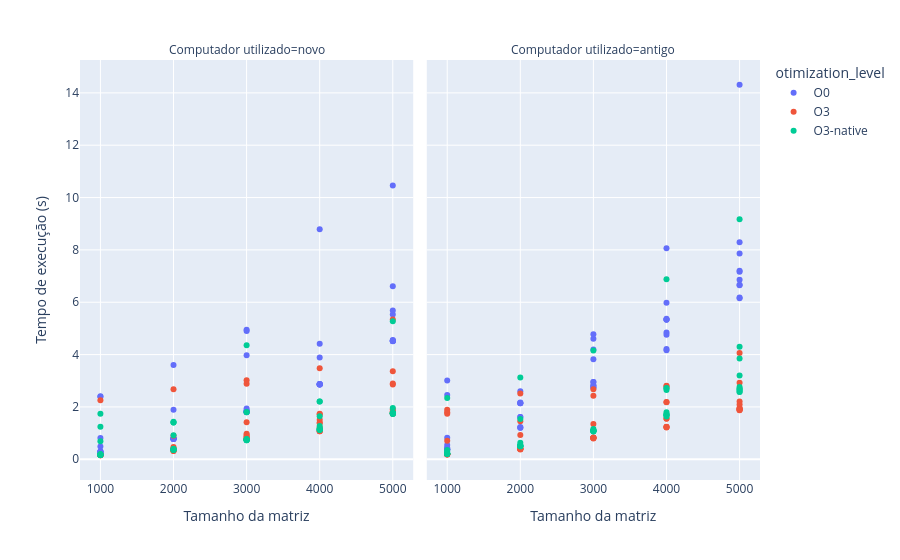
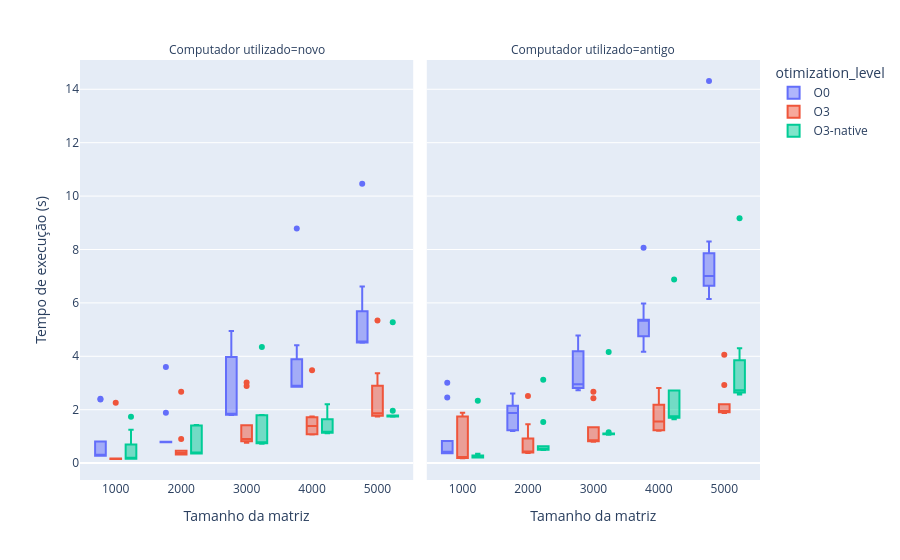

Notebook code cell kept with these figures, in order:
### Code cell
plot_time_to_size= px.scatter(complete_metrics, x="matrix_size", y="time_elapsed",
                              facet_col="used_computer", color="otimization_level", 
                              hover_data=["IPC", "CPI", "branch-miss-rate", "cache-miss-rate"],
                              labels={
                                    "matrix_size": "Tamanho da matriz",
                                    "time_elapsed": "Tempo de execução (s)",
                                    "used_computer": "Computador utilizado",
                                    "optimization_level": "Nível de otimização",
                                    "branch-miss-rate": "Taxa de Erros de Predição",
                                    "cache-miss-rate": "Taxa de Erros de Acesso a cache"

                                 }
                            )
plot_time_to_size.update_layout(xaxis={"type": "category"})
plot_time_to_size.show()
plot_time_to_size.write_html("graficos/scatter_time_to_matrix_size.html")
plot_time_to_size.write_image("graficos/images/scatter_time_to_matrix_size.png")

boxplot_time_to_size = px.box(complete_metrics, x="matrix_size", y="time_elapsed",
                              facet_col="used_computer", color="otimization_level", 
                              hover_data=["IPC", "CPI", "branch-miss-rate", "cache-miss-rate"],
                              labels={
                                    "matrix_size": "Tamanho da matriz",
                                    "time_elapsed": "Tempo de execução (s)",
                                    "used_computer": "Computador utilizado",
                                    "optimization_level": "Nível de otimização",
                                    "branch-miss-rate": "Taxa de Erros de Predição",
                                    "cache-miss-rate": "Taxa de Erros de Acesso a cache"
                                 }
                            )
boxplot_time_to_size.update_layout(xaxis={"type": "category"})
boxplot_time_to_size.show()
boxplot_time_to_size.write_html("graficos/box_time_to_matrix_size.html")
boxplot_time_to_size.write_image("graficos/images/box_time_to_matrix_size.png")

### Figure 1 — Plotly figure (JSON) as saved in the notebook; plotly's stock layout.template omitted (floating-point values rounded to 4 significant figures; data arrays with more than 128 entries replaced by an {"elided": "..."} marker saying what was removed)
{"data": [{"customdata": {"elided": "50x4 float values"}, "hovertemplate": "otimization_level=O0<br>Computador utilizado=novo<br>Tamanho da matriz=%{x}<br>Tempo de execução (s)=%{y}<br>IPC=%{customdata[0]}<br>CPI=%{customdata[1]}<br>Taxa de Erros de Predição=%{customdata[2]}<br>Taxa de Erros de Acesso a cache=%{customdata[3]}<extra></extra>", "legendgroup": "O0", "marker": {"color": "#636efa", "symbol": "circle"}, "mode": "markers", "name": "O0", "orientation": "v", "showlegend": true, "type": "scatter", "x": [1000, 1000, 1000, 1000, 1000, 1000, 1000, 1000, 1000, 1000, 2000, 2000, 2000, 2000, 2000, 2000, 2000, 2000, 2000, 2000, 3000, 3000, 3000, 3000, 3000, 3000, 3000, 3000, 3000, 3000, 4000, 4000, 4000, 4000, 4000, 4000, 4000, 4000, 4000, 4000, 5000, 5000, 5000, 5000, 5000, 5000, 5000, 5000, 5000, 5000], "xaxis": "x", "y": [0.2764, 0.2724, 0.3103, 2.385, 0.2809, 0.809, 0.486, 0.282, 0.2748, 2.41, 1.888, 0.7896, 0.7776, 0.7935, 0.7769, 0.7772, 3.603, 0.7887, 0.7834, 0.7976, 3.973, 4.899, 1.797, 1.844, 1.809, 1.842, 4.947, 1.938, 1.851, 1.805, 8.785, 2.879, 2.866, 2.857, 2.875, 4.416, 2.868, 2.859, 2.858, 3.891, 10.46, 4.516, 6.614, 4.553, 4.542, 4.505, 5.531, 4.517, 4.514, 5.684], "yaxis": "y"}, {"customdata": {"elided": "50x4 float values"}, "hovertemplate": "otimization_level=O0<br>Computador utilizado=antigo<br>Tamanho da matriz=%{x}<br>Tempo de execução (s)=%{y}<br>IPC=%{customdata[0]}<br>CPI=%{customdata[1]}<br>Taxa de Erros de Predição=%{customdata[2]}<br>Taxa de Erros de Acesso a cache=%{customdata[3]}<extra></extra>", "legendgroup": "O0", "marker": {"color": "#636efa", "symbol": "circle"}, "mode": "markers", "name": "O0", "orientation": "v", "showlegend": false, "type": "scatter", "x": [1000, 1000, 1000, 1000, 1000, 1000, 1000, 1000, 1000, 1000, 2000, 2000, 2000, 2000, 2000, 2000, 2000, 2000, 2000, 2000, 3000, 3000, 3000, 3000, 3000, 3000, 3000, 3000, 3000, 3000, 4000, 4000, 4000, 4000, 4000, 4000, 4000, 4000, 4000, 4000, 5000, 5000, 5000, 5000, 5000, 5000, 5000, 5000, 5000, 5000], "xaxis": "x2", "y": [0.8245, 0.5473, 0.3686, 0.3645, 0.4086, 3.013, 2.457, 0.4367, 0.3766, 0.3726, 2.602, 2.142, 2.147, 1.619, 1.207, 1.208, 1.235, 2.172, 2.139, 1.615, 4.78, 2.951, 4.605, 2.953, 2.749, 2.733, 2.832, 3.821, 4.19, 2.809, 8.067, 5.341, 5.978, 4.215, 5.366, 5.327, 4.84, 5.34, 4.753, 4.168, 14.31, 7.859, 6.67, 7.164, 7.204, 6.645, 6.183, 8.297, 6.858, 6.15], "yaxis": "y2"}, {"customdata": {"elided": "50x4 float values"}, "hovertemplate": "otimization_level=O3<br>Computador utilizado=novo<br>Tamanho da matriz=%{x}<br>Tempo de execução (s)=%{y}<br>IPC=%{customdata[0]}<br>CPI=%{customdata[1]}<br>Taxa de Erros de Predição=%{customdata[2]}<br>Taxa de Erros de Acesso a cache=%{customdata[3]}<extra></extra>", "legendgroup": "O3", "marker": {"color": "#EF553B", "symbol": "circle"}, "mode": "markers", "name": "O3", "orientation": "v", "showlegend": true, "type": "scatter", "x": [1000, 1000, 1000, 1000, 1000, 1000, 1000, 1000, 1000, 1000, 2000, 2000, 2000, 2000, 2000, 2000, 2000, 2000, 2000, 2000, 3000, 3000, 3000, 3000, 3000, 3000, 3000, 3000, 3000, 3000, 4000, 4000, 4000, 4000, 4000, 4000, 4000, 4000, 4000, 4000, 5000, 5000, 5000, 5000, 5000, 5000, 5000, 5000, 5000, 5000], "xaxis": "x", "y": [0.1724, 0.1727, 0.1564, 0.1706, 0.1651, 0.1611, 0.1599, 2.258, 0.1535, 0.1547, 0.3216, 0.3217, 0.3429, 0.3196, 2.671, 0.8983, 0.4658, 0.419, 0.3611, 0.3891, 0.8321, 2.887, 0.7683, 0.7588, 0.9763, 0.8157, 0.9231, 3.019, 1.414, 0.8826, 1.506, 1.387, 1.397, 3.479, 1.744, 1.071, 1.079, 1.067, 1.21, 1.716, 1.912, 1.77, 1.747, 5.34, 2.859, 1.813, 1.823, 1.744, 3.365, 2.898], "yaxis": "y"}, {"customdata": {"elided": "50x4 float values"}, "hovertemplate": "otimization_level=O3<br>Computador utilizado=antigo<br>Tamanho da matriz=%{x}<br>Tempo de execução (s)=%{y}<br>IPC=%{customdata[0]}<br>CPI=%{customdata[1]}<br>Taxa de Erros de Predição=%{customdata[2]}<br>Taxa de Erros de Acesso a cache=%{customdata[3]}<extra></extra>", "legendgroup": "O3", "marker": {"color": "#EF553B", "symbol": "circle"}, "mode": "markers", "name": "O3", "orientation": "v", "showlegend": false, "type": "scatter", "x": [1000, 1000, 1000, 1000, 1000, 1000, 1000, 1000, 1000, 1000, 2000, 2000, 2000, 2000, 2000, 2000, 2000, 2000, 2000, 2000, 3000, 3000, 3000, 3000, 3000, 3000, 3000, 3000, 3000, 3000, 4000, 4000, 4000, 4000, 4000, 4000, 4000, 4000, 4000, 4000, 5000, 5000, 5000, 5000, 5000, 5000, 5000, 5000, 5000, 5000], "xaxis": "x2", "y": [1.793, 0.1807, 0.7052, 0.1926, 0.1886, 0.1806, 0.1885, 1.889, 1.741, 0.1966, 0.398, 0.3902, 0.3942, 2.516, 1.452, 0.378, 0.394, 0.4181, 0.406, 0.9226, 2.431, 0.8161, 0.8281, 0.7961, 0.8241, 1.345, 2.671, 0.8081, 0.82, 0.8202, 1.23, 1.549, 2.789, 2.181, 1.247, 1.234, 1.214, 1.561, 2.813, 2.185, 1.958, 1.902, 1.879, 1.876, 4.061, 1.946, 2.09, 1.91, 2.203, 2.921], "yaxis": "y2"}, {"customdata": {"elided": "50x4 float values"}, "hovertemplate": "otimization_level=O3-native<br>Computador utilizado=novo<br>Tamanho da matriz=%{x}<br>Tempo de execução (s)=%{y}<br>IPC=%{customdata[0]}<br>CPI=%{customdata[1]}<br>Taxa de Erros de Predição=%{customdata[2]}<br>Taxa de Erros de Acesso a cache=%{customdata[3]}<extra></extra>", "legendgroup": "O3-native", "marker": {"color": "#00cc96", "symbol": "circle"}, "mode": "markers", "name": "O3-native", "orientation": "v", "showlegend": true, "type": "scatter", "x": [1000, 1000, 1000, 1000, 1000, 1000, 1000, 1000, 1000, 1000, 2000, 2000, 2000, 2000, 2000, 2000, 2000, 2000, 2000, 2000, 3000, 3000, 3000, 3000, 3000, 3000, 3000, 3000, 3000, 3000, 4000, 4000, 4000, 4000, 4000, 4000, 4000, 4000, 4000, 4000, 5000, 5000, 5000, 5000, 5000, 5000, 5000, 5000, 5000, 5000], "xaxis": "x", "y": [0.692, 0.1805, 0.1693, 0.1656, 0.1686, 1.247, 1.737, 0.1663, 0.2005, 0.1664, 0.3578, 1.408, 1.407, 0.3587, 0.3886, 0.4017, 0.3776, 1.43, 0.3638, 0.9151, 0.7389, 0.7742, 0.7638, 0.7506, 4.352, 1.802, 0.7312, 0.7413, 0.7252, 1.794, 2.203, 1.116, 1.138, 1.189, 2.205, 1.645, 1.142, 1.124, 1.143, 1.268, 1.764, 1.768, 1.744, 1.756, 1.784, 5.277, 1.747, 1.956, 1.733, 1.736], "yaxis": "y"}, {"customdata": {"elided": "50x4 float values"}, "hovertemplate": "otimization_level=O3-native<br>Computador utilizado=antigo<br>Tamanho da matriz=%{x}<br>Tempo de execução (s)=%{y}<br>IPC=%{customdata[0]}<br>CPI=%{customdata[1]}<br>Taxa de Erros de Predição=%{customdata[2]}<br>Taxa de Erros de Acesso a cache=%{customdata[3]}<extra></extra>", "legendgroup": "O3-native", "marker": {"color": "#00cc96", "symbol": "circle"}, "mode": "markers", "name": "O3-native", "orientation": "v", "showlegend": false, "type": "scatter", "x": [1000, 1000, 1000, 1000, 1000, 1000, 1000, 1000, 1000, 1000, 2000, 2000, 2000, 2000, 2000, 2000, 2000, 2000, 2000, 2000, 3000, 3000, 3000, 3000, 3000, 3000, 3000, 3000, 3000, 3000, 4000, 4000, 4000, 4000, 4000, 4000, 4000, 4000, 4000, 4000, 5000, 5000, 5000, 5000, 5000, 5000, 5000, 5000, 5000, 5000], "xaxis": "x2", "y": [2.34, 0.2862, 0.3514, 0.2206, 0.2121, 0.2139, 0.2123, 0.2074, 0.2077, 0.2152, 1.54, 0.5066, 0.6285, 0.4933, 0.4956, 0.5037, 0.4957, 0.5271, 0.5465, 3.124, 4.157, 1.107, 1.16, 1.081, 1.093, 1.072, 1.091, 1.065, 1.089, 1.097, 6.874, 2.718, 2.648, 1.797, 2.722, 1.709, 1.671, 1.707, 1.638, 1.7, 9.171, 2.758, 2.57, 4.302, 3.852, 3.198, 2.646, 2.704, 2.581, 2.668], "yaxis": "y2"}], "layout": {"annotations": [{"font": {}, "showarrow": false, "text": "Computador utilizado=novo", "x": 0.245, "xanchor": "center", "xref": "paper", "y": 1, "yanchor": "bottom", "yref": "paper"}, {"font": {}, "showarrow": false, "text": "Computador utilizado=antigo", "x": 0.755, "xanchor": "center", "xref": "paper", "y": 1, "yanchor": "bottom", "yref": "paper"}], "legend": {"title": {"text": "otimization_level"}, "tracegroupgap": 0}, "margin": {"t": 60}, "xaxis": {"anchor": "y", "domain": [0, 0.49], "title": {"text": "Tamanho da matriz"}, "type": "category"}, "xaxis2": {"anchor": "y2", "domain": [0.51, 1], "matches": "x", "title": {"text": "Tamanho da matriz"}}, "yaxis": {"anchor": "x", "domain": [0, 1], "title": {"text": "Tempo de execução (s)"}}, "yaxis2": {"anchor": "x2", "domain": [0, 1], "matches": "y", "showticklabels": false}}}

### Figure 2 — Plotly figure (JSON) as saved in the notebook; plotly's stock layout.template omitted (floating-point values rounded to 4 significant figures; data arrays with more than 128 entries replaced by an {"elided": "..."} marker saying what was removed)
{"data": [{"alignmentgroup": "True", "customdata": {"elided": "50x4 float values"}, "hovertemplate": "otimization_level=O0<br>Computador utilizado=novo<br>Tamanho da matriz=%{x}<br>Tempo de execução (s)=%{y}<br>IPC=%{customdata[0]}<br>CPI=%{customdata[1]}<br>Taxa de Erros de Predição=%{customdata[2]}<br>Taxa de Erros de Acesso a cache=%{customdata[3]}<extra></extra>", "legendgroup": "O0", "marker": {"color": "#636efa"}, "name": "O0", "notched": false, "offsetgroup": "O0", "orientation": "v", "showlegend": true, "type": "box", "x": [1000, 1000, 1000, 1000, 1000, 1000, 1000, 1000, 1000, 1000, 2000, 2000, 2000, 2000, 2000, 2000, 2000, 2000, 2000, 2000, 3000, 3000, 3000, 3000, 3000, 3000, 3000, 3000, 3000, 3000, 4000, 4000, 4000, 4000, 4000, 4000, 4000, 4000, 4000, 4000, 5000, 5000, 5000, 5000, 5000, 5000, 5000, 5000, 5000, 5000], "x0": " ", "xaxis": "x", "y": [0.2764, 0.2724, 0.3103, 2.385, 0.2809, 0.809, 0.486, 0.282, 0.2748, 2.41, 1.888, 0.7896, 0.7776, 0.7935, 0.7769, 0.7772, 3.603, 0.7887, 0.7834, 0.7976, 3.973, 4.899, 1.797, 1.844, 1.809, 1.842, 4.947, 1.938, 1.851, 1.805, 8.785, 2.879, 2.866, 2.857, 2.875, 4.416, 2.868, 2.859, 2.858, 3.891, 10.46, 4.516, 6.614, 4.553, 4.542, 4.505, 5.531, 4.517, 4.514, 5.684], "y0": " ", "yaxis": "y"}, {"alignmentgroup": "True", "customdata": {"elided": "50x4 float values"}, "hovertemplate": "otimization_level=O0<br>Computador utilizado=antigo<br>Tamanho da matriz=%{x}<br>Tempo de execução (s)=%{y}<br>IPC=%{customdata[0]}<br>CPI=%{customdata[1]}<br>Taxa de Erros de Predição=%{customdata[2]}<br>Taxa de Erros de Acesso a cache=%{customdata[3]}<extra></extra>", "legendgroup": "O0", "marker": {"color": "#636efa"}, "name": "O0", "notched": false, "offsetgroup": "O0", "orientation": "v", "showlegend": false, "type": "box", "x": [1000, 1000, 1000, 1000, 1000, 1000, 1000, 1000, 1000, 1000, 2000, 2000, 2000, 2000, 2000, 2000, 2000, 2000, 2000, 2000, 3000, 3000, 3000, 3000, 3000, 3000, 3000, 3000, 3000, 3000, 4000, 4000, 4000, 4000, 4000, 4000, 4000, 4000, 4000, 4000, 5000, 5000, 5000, 5000, 5000, 5000, 5000, 5000, 5000, 5000], "x0": " ", "xaxis": "x2", "y": [0.8245, 0.5473, 0.3686, 0.3645, 0.4086, 3.013, 2.457, 0.4367, 0.3766, 0.3726, 2.602, 2.142, 2.147, 1.619, 1.207, 1.208, 1.235, 2.172, 2.139, 1.615, 4.78, 2.951, 4.605, 2.953, 2.749, 2.733, 2.832, 3.821, 4.19, 2.809, 8.067, 5.341, 5.978, 4.215, 5.366, 5.327, 4.84, 5.34, 4.753, 4.168, 14.31, 7.859, 6.67, 7.164, 7.204, 6.645, 6.183, 8.297, 6.858, 6.15], "y0": " ", "yaxis": "y2"}, {"alignmentgroup": "True", "customdata": {"elided": "50x4 float values"}, "hovertemplate": "otimization_level=O3<br>Computador utilizado=novo<br>Tamanho da matriz=%{x}<br>Tempo de execução (s)=%{y}<br>IPC=%{customdata[0]}<br>CPI=%{customdata[1]}<br>Taxa de Erros de Predição=%{customdata[2]}<br>Taxa de Erros de Acesso a cache=%{customdata[3]}<extra></extra>", "legendgroup": "O3", "marker": {"color": "#EF553B"}, "name": "O3", "notched": false, "offsetgroup": "O3", "orientation": "v", "showlegend": true, "type": "box", "x": [1000, 1000, 1000, 1000, 1000, 1000, 1000, 1000, 1000, 1000, 2000, 2000, 2000, 2000, 2000, 2000, 2000, 2000, 2000, 2000, 3000, 3000, 3000, 3000, 3000, 3000, 3000, 3000, 3000, 3000, 4000, 4000, 4000, 4000, 4000, 4000, 4000, 4000, 4000, 4000, 5000, 5000, 5000, 5000, 5000, 5000, 5000, 5000, 5000, 5000], "x0": " ", "xaxis": "x", "y": [0.1724, 0.1727, 0.1564, 0.1706, 0.1651, 0.1611, 0.1599, 2.258, 0.1535, 0.1547, 0.3216, 0.3217, 0.3429, 0.3196, 2.671, 0.8983, 0.4658, 0.419, 0.3611, 0.3891, 0.8321, 2.887, 0.7683, 0.7588, 0.9763, 0.8157, 0.9231, 3.019, 1.414, 0.8826, 1.506, 1.387, 1.397, 3.479, 1.744, 1.071, 1.079, 1.067, 1.21, 1.716, 1.912, 1.77, 1.747, 5.34, 2.859, 1.813, 1.823, 1.744, 3.365, 2.898], "y0": " ", "yaxis": "y"}, {"alignmentgroup": "True", "customdata": {"elided": "50x4 float values"}, "hovertemplate": "otimization_level=O3<br>Computador utilizado=antigo<br>Tamanho da matriz=%{x}<br>Tempo de execução (s)=%{y}<br>IPC=%{customdata[0]}<br>CPI=%{customdata[1]}<br>Taxa de Erros de Predição=%{customdata[2]}<br>Taxa de Erros de Acesso a cache=%{customdata[3]}<extra></extra>", "legendgroup": "O3", "marker": {"color": "#EF553B"}, "name": "O3", "notched": false, "offsetgroup": "O3", "orientation": "v", "showlegend": false, "type": "box", "x": [1000, 1000, 1000, 1000, 1000, 1000, 1000, 1000, 1000, 1000, 2000, 2000, 2000, 2000, 2000, 2000, 2000, 2000, 2000, 2000, 3000, 3000, 3000, 3000, 3000, 3000, 3000, 3000, 3000, 3000, 4000, 4000, 4000, 4000, 4000, 4000, 4000, 4000, 4000, 4000, 5000, 5000, 5000, 5000, 5000, 5000, 5000, 5000, 5000, 5000], "x0": " ", "xaxis": "x2", "y": [1.793, 0.1807, 0.7052, 0.1926, 0.1886, 0.1806, 0.1885, 1.889, 1.741, 0.1966, 0.398, 0.3902, 0.3942, 2.516, 1.452, 0.378, 0.394, 0.4181, 0.406, 0.9226, 2.431, 0.8161, 0.8281, 0.7961, 0.8241, 1.345, 2.671, 0.8081, 0.82, 0.8202, 1.23, 1.549, 2.789, 2.181, 1.247, 1.234, 1.214, 1.561, 2.813, 2.185, 1.958, 1.902, 1.879, 1.876, 4.061, 1.946, 2.09, 1.91, 2.203, 2.921], "y0": " ", "yaxis": "y2"}, {"alignmentgroup": "True", "customdata": {"elided": "50x4 float values"}, "hovertemplate": "otimization_level=O3-native<br>Computador utilizado=novo<br>Tamanho da matriz=%{x}<br>Tempo de execução (s)=%{y}<br>IPC=%{customdata[0]}<br>CPI=%{customdata[1]}<br>Taxa de Erros de Predição=%{customdata[2]}<br>Taxa de Erros de Acesso a cache=%{customdata[3]}<extra></extra>", "legendgroup": "O3-native", "marker": {"color": "#00cc96"}, "name": "O3-native", "notched": false, "offsetgroup": "O3-native", "orientation": "v", "showlegend": true, "type": "box", "x": [1000, 1000, 1000, 1000, 1000, 1000, 1000, 1000, 1000, 1000, 2000, 2000, 2000, 2000, 2000, 2000, 2000, 2000, 2000, 2000, 3000, 3000, 3000, 3000, 3000, 3000, 3000, 3000, 3000, 3000, 4000, 4000, 4000, 4000, 4000, 4000, 4000, 4000, 4000, 4000, 5000, 5000, 5000, 5000, 5000, 5000, 5000, 5000, 5000, 5000], "x0": " ", "xaxis": "x", "y": [0.692, 0.1805, 0.1693, 0.1656, 0.1686, 1.247, 1.737, 0.1663, 0.2005, 0.1664, 0.3578, 1.408, 1.407, 0.3587, 0.3886, 0.4017, 0.3776, 1.43, 0.3638, 0.9151, 0.7389, 0.7742, 0.7638, 0.7506, 4.352, 1.802, 0.7312, 0.7413, 0.7252, 1.794, 2.203, 1.116, 1.138, 1.189, 2.205, 1.645, 1.142, 1.124, 1.143, 1.268, 1.764, 1.768, 1.744, 1.756, 1.784, 5.277, 1.747, 1.956, 1.733, 1.736], "y0": " ", "yaxis": "y"}, {"alignmentgroup": "True", "customdata": {"elided": "50x4 float values"}, "hovertemplate": "otimization_level=O3-native<br>Computador utilizado=antigo<br>Tamanho da matriz=%{x}<br>Tempo de execução (s)=%{y}<br>IPC=%{customdata[0]}<br>CPI=%{customdata[1]}<br>Taxa de Erros de Predição=%{customdata[2]}<br>Taxa de Erros de Acesso a cache=%{customdata[3]}<extra></extra>", "legendgroup": "O3-native", "marker": {"color": "#00cc96"}, "name": "O3-native", "notched": false, "offsetgroup": "O3-native", "orientation": "v", "showlegend": false, "type": "box", "x": [1000, 1000, 1000, 1000, 1000, 1000, 1000, 1000, 1000, 1000, 2000, 2000, 2000, 2000, 2000, 2000, 2000, 2000, 2000, 2000, 3000, 3000, 3000, 3000, 3000, 3000, 3000, 3000, 3000, 3000, 4000, 4000, 4000, 4000, 4000, 4000, 4000, 4000, 4000, 4000, 5000, 5000, 5000, 5000, 5000, 5000, 5000, 5000, 5000, 5000], "x0": " ", "xaxis": "x2", "y": [2.34, 0.2862, 0.3514, 0.2206, 0.2121, 0.2139, 0.2123, 0.2074, 0.2077, 0.2152, 1.54, 0.5066, 0.6285, 0.4933, 0.4956, 0.5037, 0.4957, 0.5271, 0.5465, 3.124, 4.157, 1.107, 1.16, 1.081, 1.093, 1.072, 1.091, 1.065, 1.089, 1.097, 6.874, 2.718, 2.648, 1.797, 2.722, 1.709, 1.671, 1.707, 1.638, 1.7, 9.171, 2.758, 2.57, 4.302, 3.852, 3.198, 2.646, 2.704, 2.581, 2.668], "y0": " ", "yaxis": "y2"}], "layout": {"annotations": [{"font": {}, "showarrow": false, "text": "Computador utilizado=novo", "x": 0.245, "xanchor": "center", "xref": "paper", "y": 1, "yanchor": "bottom", "yref": "paper"}, {"font": {}, "showarrow": false, "text": "Computador utilizado=antigo", "x": 0.755, "xanchor": "center", "xref": "paper", "y": 1, "yanchor": "bottom", "yref": "paper"}], "boxmode": "group", "legend": {"title": {"text": "otimization_level"}, "tracegroupgap": 0}, "margin": {"t": 60}, "xaxis": {"anchor": "y", "domain": [0, 0.49], "title": {"text": "Tamanho da matriz"}, "type": "category"}, "xaxis2": {"anchor": "y2", "domain": [0.51, 1], "matches": "x", "title": {"text": "Tamanho da matriz"}}, "yaxis": {"anchor": "x", "domain": [0, 1], "title": {"text": "Tempo de execução (s)"}}, "yaxis2": {"anchor": "x2", "domain": [0, 1], "matches": "y", "showticklabels": false}}}
